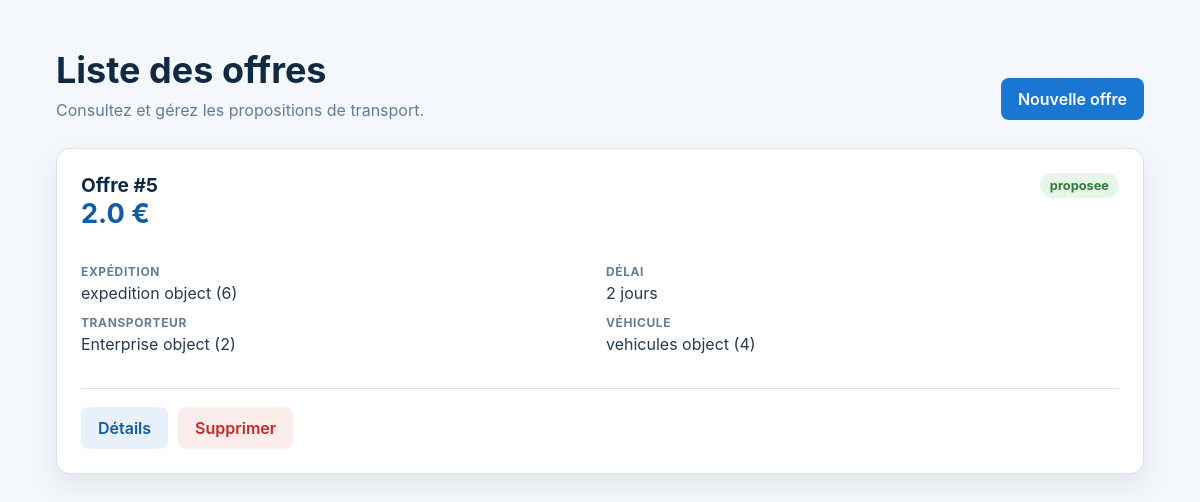
The page /offre/list/ on the database its author committed.
### OffreApp/models.py (models this page shows, shortened)
class offre(models.Model):
    prix = models.FloatField(validators=[MinValueValidator(1,"Le prix ne peut pas etre negative")])
    delais_jour = models.IntegerField(blank=False,null=False,validators=[MinValueValidator(1,"Le delais ne peut pas etre negative")])
    status = models.CharField(max_length=20,choices=[
        ('p','proposee'),
        ('a','acceptee'),
        ('r','refusee'),
        ('re','retiree'),
    ],default='p')
    date_proposition = models.DateTimeField(auto_now_add=True)
    expedition = models.ForeignKey('ExpidationApp.expedition',on_delete=models.CASCADE,related_name='offres')
    transporteur = models.ForeignKey('EntrepriseApp.Enterprise',on_delete=models.CASCADE,related_name='offres')
    vehicule = models.ForeignKey('VehiculesApp.vehicules',on_delete=models.CASCADE,related_name='offres')
    created_at = models.DateTimeField(auto_now_add=True)
    updated_at = models.DateTimeField(auto_now=True)

### ExpidationApp/models.py (models this page shows, shortened)
class expedition(models.Model):
    entreprise = models.ForeignKey('EntrepriseApp.Enterprise',on_delete=models.CASCADE,related_name='expeditions')
    reference = models.CharField(max_length=20, unique=True, editable=False)
    ville_depart = models.CharField(max_length=100)
    ville_arrivee = models.CharField(max_length=100)
    poids_kg = models.FloatField(validators=[
        MinValueValidator(1,"Le poids ne peut pas etre negative")
    ])
    date_souhaitee = models.DateTimeField()
    description = models.TextField()
    status = models.CharField(max_length=20,choices=[
        ('p','publiee'),
        ('a','attribuee'),
        ('ec','en_cours'),
        ('l','livree'),
        ('an','annulee')
    ],default='p')
    created_at = models.DateTimeField(auto_now_add=True)
    updated_at = models.DateTimeField(auto_now=True)

### EntrepriseApp/models.py (models this page shows)
class Enterprise(models.Model):
    raison_social = models.CharField(max_length=200,blank=False,null=False)
    matricule_fiscale = models.CharField(max_length=17,unique=True)
    adress = models.TextField(validators=[
        MinLengthValidator(20,"L'adresse ne peut pas avoir mois de 20 char")
    ,   MaxLengthValidator(400,"L'adresse ne peut pas avoir plus de 400 char")]
    )
    type_entreprise = models.CharField(max_length=100,choices=[
        ('c','Chargeur'),
        ('t','Transporteur')
    ])
    created_at = models.DateTimeField(auto_now_add=True)
    update_at = models.DateTimeField(auto_now=True)
    gerant = models.OneToOneField(Utilisatuer,on_delete=models.CASCADE,related_name='entreprise')

### VehiculesApp/models.py (models this page shows, shortened)
class vehicules(models.Model):
    immatriculation = models.CharField(max_length=20,unique=True)
    capacite_kg = models.PositiveIntegerField(validators=[
        MinValueValidator(1,"La capacite ne peut pas etre negative"),
    ])
    entreprise = models.ForeignKey('EntrepriseApp.Enterprise',on_delete=models.CASCADE,related_name='vehicules')
    created_at = models.DateTimeField(auto_now_add=True)
    updated_at = models.DateTimeField(auto_now=True)
    disponible = models.BooleanField(default=True)
    type_vehicule = models.CharField(max_length=20,choices=[
        ('camionnette','Camionnette'),
        ('fourgon','Fourgon'),
        ('camion_porteur','Camion porteur'),
        ('semi_remorque','Semi-remorque')
    ])

### OffreApp/views.py (the view)
# urls.py: path("list/",ListOffre.as_view(),name="listview"),
class ListOffre(ListView):
    model = offre
    template_name = "offre/list.html"
    context_object_name = 'list'

### Templates/offre/list.html (shortened to what this page needs)
<!DOCTYPE html>
<html lang="en">
<head>
    {% load static %}
    <link rel="stylesheet" href="{% static 'css/offre.css' %}">
</head>
<body>
    <main class="container">
        <div class="page-heading">
            <div>
                <h1>Liste des offres</h1>
                <p class="subtitle">Consultez et gérez les propositions de transport.</p>
            </div>
            <a class="button button-primary" href="{% url 'Offre:createview' %}">Nouvelle offre</a>
        </div>
        {% if list %}
            <section class="offer-grid">
                {% for obj in list %}
                    <article class="card offer-card">
                        <header>
                            <div>
                                <h2>Offre #{{ obj.pk }}</h2>
                                <span class="offer-price">{{ obj.prix }} €</span>
                            </div>
                            <span class="status">{{ obj.get_status_display }}</span>
                        </header>
                        <dl class="offer-meta">
                            <div>
                                <dt>Expédition</dt>
                                <dd>{{ obj.expedition }}</dd>
                            </div>
                            <div>
                                <dt>Délai</dt>
                                <dd>{{ obj.delais_jour }} jour{{ obj.delais_jour|pluralize }}</dd>
                            </div>
                            <div>
                                <dt>Transporteur</dt>
                                <dd>{{ obj.transporteur }}</dd>
                            </div>
                            <div>
                                <dt>Véhicule</dt>
                                <dd>{{ obj.vehicule }}</dd>
                            </div>
                        </dl>
                        <div class="actions">
                            <a class="button button-secondary" href="{% url 'Offre:detailview' obj.pk %}">Détails</a>
                            <a class="button button-danger" href="{% url 'Offre:deleteview' obj.pk %}">Supprimer</a>
                        </div>
                    </article>
                {% endfor %}
            </section>
        {% else %}
            <div class="card empty-state">Aucune offre n'est disponible.</div>
        {% endif %}
    </main>
</body>
</html>

### static/css/offre.css (style rules this page uses)
:root { --navy: #102a43; --blue: #1976d2; --blue-dark: #125ca1; --bg: #f4f7fb; --surface: #ffffff; --text: #243b53; --muted: #627d98; --border: #d9e2ec; --danger: #c62828; --shadow: 0 12px 30px rgba(16, 42, 67, 0.08); }
* { box-sizing: border-box; }
body { background: var(--bg); color: var(--text); font-family: Inter, "Segoe UI", Arial, sans-serif; margin: 0; }
a { color: var(--blue); text-decoration: none; }
.container { margin: 0 auto; max-width: 1120px; padding: 48px 16px 64px; }
.page-heading { align-items: end; display: flex; justify-content: space-between; gap: 24px; margin-bottom: 28px; }
h1 { color: var(--navy); font-size: clamp(1.7rem, 3vw, 2.35rem); margin: 0 0 8px; }
.subtitle { color: var(--muted); margin: 0; }
.card { background: var(--surface); border: 1px solid var(--border); border-radius: 14px; box-shadow: var(--shadow); }
.offer-grid { display: grid; gap: 20px; grid-template-columns: repeat(auto-fit, minmax(240px, 1fr)); }
.offer-card { display: flex; flex-direction: column; gap: 18px; padding: 24px; }
.offer-card header { align-items: start; display: flex; justify-content: space-between; gap: 16px; }
.offer-card h2 { color: var(--navy); font-size: 1.2rem; margin: 0; }
.offer-price { color: var(--blue-dark); font-size: 1.7rem; font-weight: 700; }
.offer-meta { display: grid; gap: 12px; grid-template-columns: repeat(2, 1fr); }
.offer-meta dt { color: var(--muted); font-size: .75rem; font-weight: 700; letter-spacing: .05em; text-transform: uppercase; }
.offer-meta dd { margin: 4px 0 0; }
.status { background: #e8f5e9; border-radius: 999px; color: #2e7d32; display: inline-block; font-size: .8rem; font-weight: 700; padding: 5px 10px; }
.actions, .form-actions { display: flex; flex-wrap: wrap; gap: 10px; }
.actions { border-top: 1px solid var(--border); margin-top: auto; padding-top: 18px; }
.button, button { border: 0; border-radius: 8px; cursor: pointer; display: inline-block; font: inherit; font-weight: 600; padding: 11px 17px; }
.button-primary, button { background: var(--blue); color: #fff; }
.button-secondary { background: #e8f1fb; color: var(--blue-dark); }
.button-danger { background: #fdecec; color: var(--danger); }

### rows shown on the page
offre: pk "5", prix "2.0", status "proposee", expedition "expedition object (6)", delais_jour "2", transporteur "Enterprise object (2)", vehicule "vehicules object (4)"
